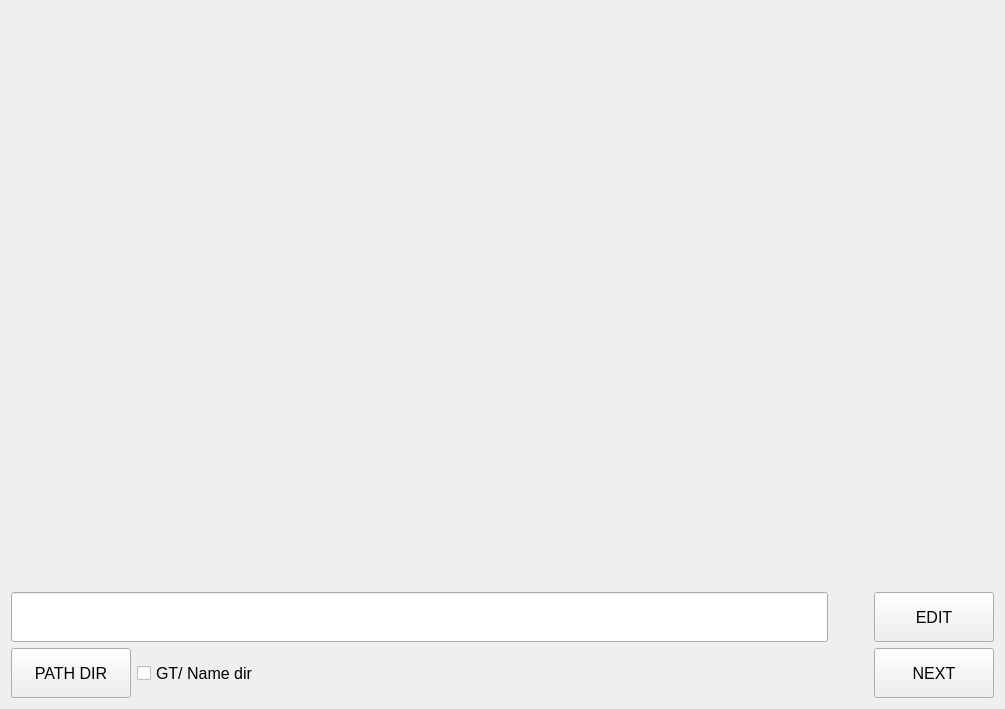
<?xml version="1.0" encoding="UTF-8"?>
<ui version="4.0">
 <class>Form_check_gt</class>
 <widget class="QWidget" name="Form_check_gt">
  <property name="geometry">
   <rect>
    <x>0</x>
    <y>0</y>
    <width>1005</width>
    <height>709</height>
   </rect>
  </property>
  <property name="minimumSize">
   <size>
    <width>1001</width>
    <height>700</height>
   </size>
  </property>
  <property name="font">
   <font>
    <pointsize>12</pointsize>
   </font>
  </property>
  <property name="windowTitle">
   <string>Form</string>
  </property>
  <layout class="QVBoxLayout" name="verticalLayout">
   <item>
    <widget class="QLabel" name="lb_img">
     <property name="font">
      <font>
       <pointsize>14</pointsize>
      </font>
     </property>
     <property name="autoFillBackground">
      <bool>true</bool>
     </property>
     <property name="text">
      <string/>
     </property>
     <property name="scaledContents">
      <bool>true</bool>
     </property>
    </widget>
   </item>
   <item>
    <spacer name="verticalSpacer">
     <property name="orientation">
      <enum>Qt::Vertical</enum>
     </property>
     <property name="sizeHint" stdset="0">
      <size>
       <width>20</width>
       <height>40</height>
      </size>
     </property>
    </spacer>
   </item>
   <item>
    <widget class="QLabel" name="lb_path">
     <property name="text">
      <string/>
     </property>
    </widget>
   </item>
   <item>
    <layout class="QHBoxLayout" name="horizontalLayout">
     <item>
      <widget class="QLineEdit" name="line_edit">
       <property name="minimumSize">
        <size>
         <width>809</width>
         <height>50</height>
        </size>
       </property>
       <property name="font">
        <font>
         <pointsize>14</pointsize>
        </font>
       </property>
      </widget>
     </item>
     <item>
      <spacer name="horizontalSpacer">
       <property name="orientation">
        <enum>Qt::Horizontal</enum>
       </property>
       <property name="sizeType">
        <enum>QSizePolicy::Preferred</enum>
       </property>
       <property name="sizeHint" stdset="0">
        <size>
         <width>40</width>
         <height>20</height>
        </size>
       </property>
      </spacer>
     </item>
     <item>
      <widget class="QPushButton" name="pb_edit">
       <property name="minimumSize">
        <size>
         <width>120</width>
         <height>50</height>
        </size>
       </property>
       <property name="text">
        <string>EDIT</string>
       </property>
      </widget>
     </item>
    </layout>
   </item>
   <item>
    <layout class="QHBoxLayout" name="horizontalLayout_2">
     <item>
      <widget class="QPushButton" name="pb_pathdir">
       <property name="minimumSize">
        <size>
         <width>120</width>
         <height>50</height>
        </size>
       </property>
       <property name="text">
        <string>PATH DIR</string>
       </property>
      </widget>
     </item>
     <item>
      <widget class="QCheckBox" name="cb_mode">
       <property name="minimumSize">
        <size>
         <width>167</width>
         <height>50</height>
        </size>
       </property>
       <property name="text">
        <string>GT/ Name dir</string>
       </property>
      </widget>
     </item>
     <item>
      <spacer name="horizontalSpacer_2">
       <property name="orientation">
        <enum>Qt::Horizontal</enum>
       </property>
       <property name="sizeHint" stdset="0">
        <size>
         <width>40</width>
         <height>20</height>
        </size>
       </property>
      </spacer>
     </item>
     <item>
      <widget class="QPushButton" name="pb_next">
       <property name="minimumSize">
        <size>
         <width>120</width>
         <height>50</height>
        </size>
       </property>
       <property name="text">
        <string>NEXT</string>
       </property>
      </widget>
     </item>
    </layout>
   </item>
  </layout>
 </widget>
 <resources/>
 <connections/>
</ui>
